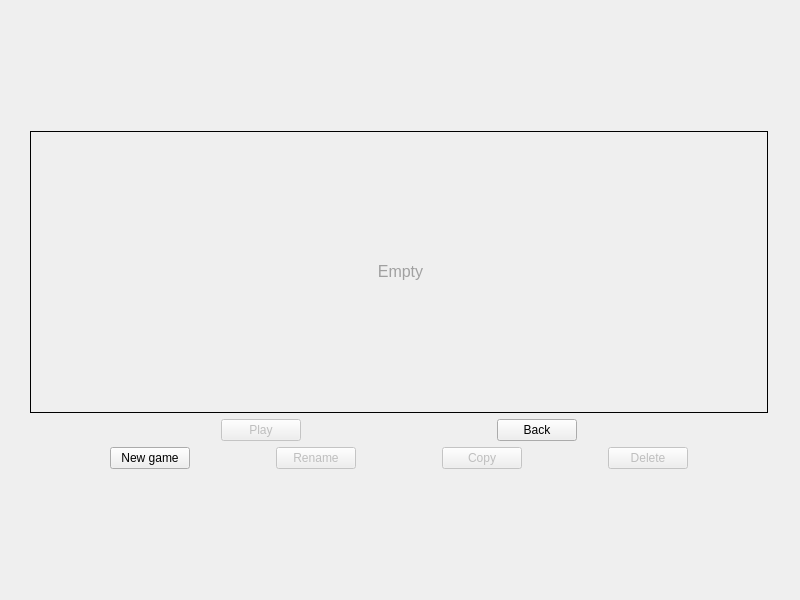
<?xml version="1.0" encoding="UTF-8"?>
<ui version="4.0">
 <class>SoloWindow</class>
 <widget class="QMainWindow" name="SoloWindow">
  <property name="geometry">
   <rect>
    <x>0</x>
    <y>0</y>
    <width>800</width>
    <height>600</height>
   </rect>
  </property>
  <property name="minimumSize">
   <size>
    <width>800</width>
    <height>600</height>
   </size>
  </property>
  <property name="maximumSize">
   <size>
    <width>800</width>
    <height>600</height>
   </size>
  </property>
  <property name="windowTitle">
   <string>CatchChallenger</string>
  </property>
  <property name="windowIcon">
   <iconset resource="../resources/client-resources.qrc">
    <normaloff>:/images/catchchallenger.png</normaloff>:/images/catchchallenger.png</iconset>
  </property>
  <widget class="QWidget" name="centralWidget">
   <layout class="QHBoxLayout" name="horizontalLayout">
    <property name="spacing">
     <number>0</number>
    </property>
    <property name="margin">
     <number>0</number>
    </property>
    <item>
     <widget class="QStackedWidget" name="stackedWidget">
      <property name="currentIndex">
       <number>0</number>
      </property>
      <widget class="QWidget" name="page">
       <property name="styleSheet">
        <string notr="true">#page{background-image: url(:/images/background.png);}</string>
       </property>
       <layout class="QVBoxLayout" name="verticalLayout_3">
        <item>
         <spacer name="verticalSpacer_4">
          <property name="orientation">
           <enum>Qt::Vertical</enum>
          </property>
          <property name="sizeHint" stdset="0">
           <size>
            <width>20</width>
            <height>99</height>
           </size>
          </property>
         </spacer>
        </item>
        <item>
         <layout class="QHBoxLayout" name="horizontalLayout_login_1">
          <item>
           <spacer name="horizontalSpacer_login_8">
            <property name="orientation">
             <enum>Qt::Horizontal</enum>
            </property>
            <property name="sizeHint" stdset="0">
             <size>
              <width>40</width>
              <height>20</height>
             </size>
            </property>
           </spacer>
          </item>
          <item>
           <widget class="QFrame" name="frame_login_2">
            <property name="minimumSize">
             <size>
              <width>777</width>
              <height>379</height>
             </size>
            </property>
            <property name="maximumSize">
             <size>
              <width>777</width>
              <height>379</height>
             </size>
            </property>
            <property name="styleSheet">
             <string notr="true">#frame_login_2{background-image: url(:/images/savegame-select.png);}</string>
            </property>
            <layout class="QHBoxLayout" name="horizontalLayout_6">
             <property name="spacing">
              <number>0</number>
             </property>
             <property name="margin">
              <number>0</number>
             </property>
             <item>
              <widget class="QFrame" name="frame_login">
               <property name="minimumSize">
                <size>
                 <width>760</width>
                 <height>360</height>
                </size>
               </property>
               <property name="maximumSize">
                <size>
                 <width>760</width>
                 <height>360</height>
                </size>
               </property>
               <property name="frameShape">
                <enum>QFrame::NoFrame</enum>
               </property>
               <property name="frameShadow">
                <enum>QFrame::Raised</enum>
               </property>
               <layout class="QVBoxLayout" name="verticalLayout">
                <item>
                 <widget class="QScrollArea" name="scrollArea">
                  <property name="styleSheet">
                   <string notr="true">QScrollArea {
	background-image: url(:/images/light-white.png);
border: 1px solid #000;
}
QLabel { padding:2px; }</string>
                  </property>
                  <property name="widgetResizable">
                   <bool>true</bool>
                  </property>
                  <widget class="QWidget" name="scrollAreaWidgetContents">
                   <property name="geometry">
                    <rect>
                     <x>0</x>
                     <y>0</y>
                     <width>750</width>
                     <height>292</height>
                    </rect>
                   </property>
                   <layout class="QVBoxLayout" name="verticalLayout_5">
                    <item>
                     <widget class="QLabel" name="savegameEmpty">
                      <property name="text">
                       <string>&lt;html&gt;&lt;head/&gt;&lt;body&gt;&lt;p align=&quot;center&quot;&gt;&lt;span style=&quot; font-size:12pt; color:#a0a0a0;&quot;&gt;Empty&lt;/span&gt;&lt;/p&gt;&lt;/body&gt;&lt;/html&gt;</string>
                      </property>
                      <property name="textFormat">
                       <enum>Qt::RichText</enum>
                      </property>
                     </widget>
                    </item>
                   </layout>
                  </widget>
                 </widget>
                </item>
                <item>
                 <layout class="QHBoxLayout" name="horizontalLayout_main">
                  <item>
                   <spacer name="horizontalSpacer_11">
                    <property name="orientation">
                     <enum>Qt::Horizontal</enum>
                    </property>
                    <property name="sizeHint" stdset="0">
                     <size>
                      <width>40</width>
                      <height>20</height>
                     </size>
                    </property>
                   </spacer>
                  </item>
                  <item>
                   <widget class="QPushButton" name="SaveGame_Play">
                    <property name="enabled">
                     <bool>false</bool>
                    </property>
                    <property name="text">
                     <string>Play</string>
                    </property>
                   </widget>
                  </item>
                  <item>
                   <spacer name="horizontalSpacer_Back">
                    <property name="orientation">
                     <enum>Qt::Horizontal</enum>
                    </property>
                    <property name="sizeHint" stdset="0">
                     <size>
                      <width>40</width>
                      <height>20</height>
                     </size>
                    </property>
                   </spacer>
                  </item>
                  <item>
                   <widget class="QPushButton" name="SaveGame_Back">
                    <property name="text">
                     <string>Back</string>
                    </property>
                   </widget>
                  </item>
                  <item>
                   <spacer name="horizontalSpacer_12">
                    <property name="orientation">
                     <enum>Qt::Horizontal</enum>
                    </property>
                    <property name="sizeHint" stdset="0">
                     <size>
                      <width>40</width>
                      <height>20</height>
                     </size>
                    </property>
                   </spacer>
                  </item>
                 </layout>
                </item>
                <item>
                 <layout class="QHBoxLayout" name="horizontalLayout_sub">
                  <item>
                   <spacer name="horizontalSpacer_login_3">
                    <property name="orientation">
                     <enum>Qt::Horizontal</enum>
                    </property>
                    <property name="sizeHint" stdset="0">
                     <size>
                      <width>40</width>
                      <height>20</height>
                     </size>
                    </property>
                   </spacer>
                  </item>
                  <item>
                   <widget class="QPushButton" name="SaveGame_New">
                    <property name="text">
                     <string>New game</string>
                    </property>
                   </widget>
                  </item>
                  <item>
                   <spacer name="horizontalSpacer_login_5">
                    <property name="orientation">
                     <enum>Qt::Horizontal</enum>
                    </property>
                    <property name="sizeHint" stdset="0">
                     <size>
                      <width>40</width>
                      <height>20</height>
                     </size>
                    </property>
                   </spacer>
                  </item>
                  <item>
                   <widget class="QPushButton" name="SaveGame_Rename">
                    <property name="enabled">
                     <bool>false</bool>
                    </property>
                    <property name="text">
                     <string>Rename</string>
                    </property>
                   </widget>
                  </item>
                  <item>
                   <spacer name="horizontalSpacer">
                    <property name="orientation">
                     <enum>Qt::Horizontal</enum>
                    </property>
                    <property name="sizeHint" stdset="0">
                     <size>
                      <width>40</width>
                      <height>20</height>
                     </size>
                    </property>
                   </spacer>
                  </item>
                  <item>
                   <widget class="QPushButton" name="SaveGame_Copy">
                    <property name="enabled">
                     <bool>false</bool>
                    </property>
                    <property name="text">
                     <string>Copy</string>
                    </property>
                   </widget>
                  </item>
                  <item>
                   <spacer name="horizontalSpacer_login_6">
                    <property name="orientation">
                     <enum>Qt::Horizontal</enum>
                    </property>
                    <property name="sizeHint" stdset="0">
                     <size>
                      <width>40</width>
                      <height>20</height>
                     </size>
                    </property>
                   </spacer>
                  </item>
                  <item>
                   <widget class="QPushButton" name="SaveGame_Delete">
                    <property name="enabled">
                     <bool>false</bool>
                    </property>
                    <property name="text">
                     <string>Delete</string>
                    </property>
                   </widget>
                  </item>
                  <item>
                   <spacer name="horizontalSpacer_login_4">
                    <property name="orientation">
                     <enum>Qt::Horizontal</enum>
                    </property>
                    <property name="sizeHint" stdset="0">
                     <size>
                      <width>40</width>
                      <height>20</height>
                     </size>
                    </property>
                   </spacer>
                  </item>
                 </layout>
                </item>
               </layout>
              </widget>
             </item>
            </layout>
           </widget>
          </item>
          <item>
           <spacer name="horizontalSpacer_login_9">
            <property name="orientation">
             <enum>Qt::Horizontal</enum>
            </property>
            <property name="sizeHint" stdset="0">
             <size>
              <width>40</width>
              <height>20</height>
             </size>
            </property>
           </spacer>
          </item>
         </layout>
        </item>
        <item>
         <spacer name="verticalSpacer_5">
          <property name="orientation">
           <enum>Qt::Vertical</enum>
          </property>
          <property name="sizeHint" stdset="0">
           <size>
            <width>20</width>
            <height>98</height>
           </size>
          </property>
         </spacer>
        </item>
       </layout>
      </widget>
     </widget>
    </item>
   </layout>
  </widget>
 </widget>
 <layoutdefault spacing="6" margin="11"/>
 <resources>
  <include location="../resources/client-resources.qrc"/>
 </resources>
 <connections/>
</ui>
